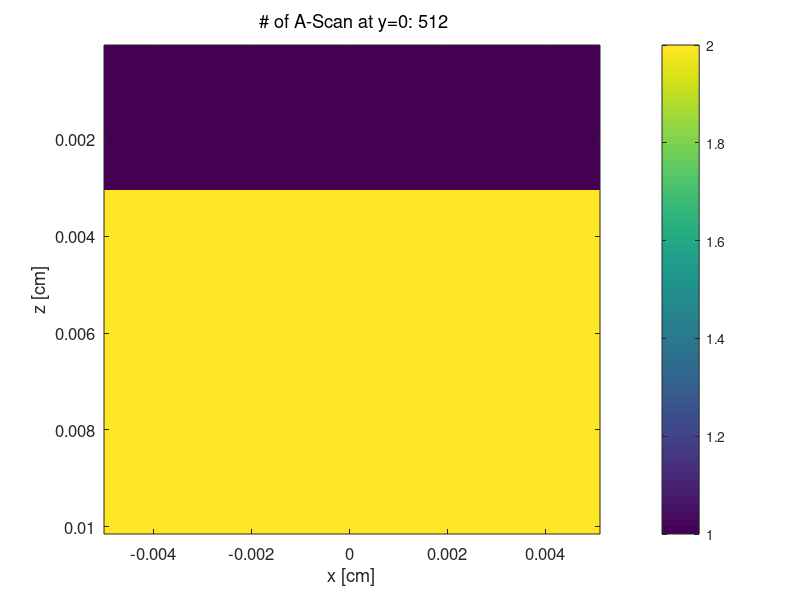

Recreate this plot in MATLAB. (Note: this script raises an error after producing the figure.)
% make_Tissue_mergedcode_2layers_bloodvessel.m
% myname = skinvessel_mergedcode_2layers_b % name for files

%   Creates a cube of optical property pointers,T(y,x,z), saved in
%       myname_T.bin = a tissue structure file
%  
%   Also prepares a listing of the optical properties at chosen wavelength
%   [mua, mus, g], for each tissue type specified in myname_T.bin. 
%   This listing is saved in
%       myname_H.mci = the input file for use c code
%
%   Will generate a figure illustrating the tissue with its various
%   tissue types and the beam being launched.
%
%   Uses
%       make_TissueList_mergedcode_2layers_bloodvessel.m
%
%   To use, 
%       1. Prepare make_TissueList_mergedcode_2layers_bloodvessel.m
%       so that it contains the tissue types desired.
%       2. Specify the USER CHOICES.
%       2. Run this program, make_Tissue_mergedcode_2layers_bloodvessel.m
%
%   

clear
format compact
clc
home

%%% USER CHOICES %%%%%%%% <-------- You must set these parameters ------
SAVEON      = 1;        % 1 = save myname_T.bin, myname_H.mci 
                        % 0 = don't save. Just check the program.

cd('C:\Users\raphi\Documents\Doctorat\Uday simulation\data') % RMT files location
myname      = 'fluencecompared4';%_2layers_bloodvessel';% name for files: myname_T.bin, myname_H.mci  
time_min    = 1;      	% RMT No longuer used time duration of the simulation [min] <----- run time -----
Nphotons    = 14e6;      % RMT Number of photons used in the simulation.
a_coef      = 0.9;    % RMT Biasing coefficient of the importance sampling
p           = 0.5;      % RMT Probability of additional bias scattering.
Ndetectors  = 1;      % RMT Number of detector in the simulation
nm          = 532;   	% desired wavelength of simulation
Nbins       = 101;    	% # of bins in each dimension of cube  Nbins     
binsize     = 0.0001; 	% size of each bin, eg. [cm] or [mm] binsize   

% Set Monte Carlo launch flags
mcflag      = 1;     	% launch: 0 = uniform beam, 1 = Gaussian, 2 = isotropic pt. 
                        % 3 = rectangular beam (use xfocus,yfocus for x,y halfwidths)
launchflag  = 0;        % 0 = let mcxyz.c calculate launch trajectory
                        % 1 = manually set launch vector.
boundaryflag = 2;       % 0 = no boundaries, 1 = escape at boundaries
                        % 2 = escape at surface only. No x, y, bottom z
                        % boundaries

% Sets position of source
xs          = 0;      	% x of source
ys          = 0;        % y of source
zs          = 0.0001;  	    % z of source zs  

% Set position of focus, so mcxyz can calculate launch trajectory
xfocus      = 0;        % set x,position of focus
yfocus      = 0;        % set y,position of focus
zfocus      = inf;    	% set z,position of focus (=inf for collimated beam)

% only used if mcflag == 0 or 1 or 3 (not 2=isotropic pt.)
radius      = 0.0101;   % 1/e radius of beam at tissue surface
waist       = 0.002;  	% 1/e2 radius of beam at focus

% only used if launchflag == 1 (manually set launch trajectory):
ux0         = 0.7;      % trajectory projected onto x axis
uy0         = 0.4;      % trajectory projected onto y axis
uz0         = sqrt(1 - ux0^2 - uy0^2); % such that ux^2 + uy^2 + uz^2 = 1
%%%%%%%%%%%%%%%%%%%%%%%%%


%%%%%%%%%% 
% Prepare Monte Carlo 
%%%

Nt = 2;

muav(1)  = 5;
musv(1)  = 1000;
gv(1)    = 0.9;
muav(2)  = 10;
musv(2)  = 2000;
gv(2)   = 0.8;

% Adding refractive index
nr(1) = 1.3; %%%Edit the value
nr(2) = 1.4; %%%Edit the value

% Adding reflection chances
mr(1) = 0;
mr(2) = 0;

% Specify Monte Carlo parameters    
Nx = Nbins;
Ny = Nbins;
Nz = Nbins;
dx = binsize;
dy = binsize;
dz = binsize;
x  = ([1:Nx]'-Nx/2)*dx;
y  = ([1:Ny]'-Ny/2)*dy;
z  = [1:Nz]'*dz;
zmin = min(z);
zmax = max(z);
xmin = min(x);
xmax = max(x);

if isinf(zfocus), zfocus = 1e12; end

%%%%%%
% CREATE TISSUE STRUCTURE T(y,x,z)
%   Create T(y,x,z) by specifying a tissue type (an integer)
%   for each voxel in T.
%
%   Note: one need not use every tissue type in the tissue list.
%   The tissue list is a library of possible tissue types.

T = double ( zeros (Ny ,Nx ,Nz));
T(:) = 1;
T(:,:,31:end) = 2;

zsurf = 0.000; %position of air/skin surface

% %Create three layers
% T(:,:,1:40) = 1;
% T(:,:,41:100) = 2;
% T(:,:,101:200) = 3;
% clear T
% T(1:106,1:106,1:20) = 1;
% T(1:106,1:106,21:66) = 2;
% T(1:106,1:106,66:106) = 3;
% T(1:106,1:106,66) = 4;
 
%%
if SAVEON
    tic
    % convert T to linear array of integer values, v(i)i = 0;
    v = uint8(reshape(T,Ny*Nx*Nz,1));

    %% WRITE FILES
    % Write myname_H.mci file
    %   which contains the Monte Carlo simulation parameters
    %   and specifies the tissue optical properties for each tissue type.
    commandwindow
    disp(sprintf('--------create %s --------',myname))
    filename = sprintf('%s_H.mci',myname);
    fid = fopen(filename,'w');
        % run parameters
        fprintf(fid,'%0.0f\n',Nphotons);
        fprintf(fid,'%0.4f\n',a_coef);
        fprintf(fid,'%0.4f\n',p);
        fprintf(fid,'%0.0f\n',Ndetectors);
        fprintf(fid,'%d\n'   ,Nx);
        fprintf(fid,'%d\n'   ,Ny);
        fprintf(fid,'%d\n'   ,Nz);
        fprintf(fid,'%0.6f\n',dx);
        fprintf(fid,'%0.6f\n',dy);
        fprintf(fid,'%0.6f\n',dz);
        % launch parameters
        fprintf(fid,'%d\n'   ,mcflag);
        fprintf(fid,'%d\n'   ,launchflag);
        fprintf(fid,'%d\n'   ,boundaryflag);
        fprintf(fid,'%0.4f\n',xs);
        fprintf(fid,'%0.4f\n',ys);
        fprintf(fid,'%0.4f\n',zs);
        fprintf(fid,'%0.4f\n',xfocus);
        fprintf(fid,'%0.4f\n',yfocus);
        fprintf(fid,'%0.4f\n',zfocus);
        fprintf(fid,'%0.4f\n',ux0); % if manually setting ux,uy,uz
        fprintf(fid,'%0.4f\n',uy0);
        fprintf(fid,'%0.4f\n',uz0);
        fprintf(fid,'%0.4f\n',radius);
        fprintf(fid,'%0.4f\n',waist);
        fprintf(fid,'%0.4f\n',zsurf)
        % tissue optical properties
        fprintf(fid,'%d\n',Nt);
        for i=1:Nt
            fprintf(fid,'%0.4f\n',muav(i));
            fprintf(fid,'%0.4f\n',musv(i));
            fprintf(fid,'%0.4f\n',gv(i));
            fprintf(fid,'%0.4f\n',nr(i));
            fprintf(fid,'%0.4f\n',mr(i));
        end
    fclose(fid);

    %% write myname_T.bin file
    filename = sprintf('%s_T.bin',myname);
    disp(['create ' filename])
    fid = fopen(filename,'wb');
    fwrite(fid,v,'uint8');
    fclose(fid);

    toc
end % SAVEON


%% Look at structure of Tzx at iy=Ny/2
Txzy = shiftdim(T,1);   % Tyxz --> Txzy
Tzx  = Txzy(:,:,round(Ny/2))'; % Tzx

%%
figure(2); clf
sz = 12;  fz = 10; 
imagesc(x,z,Tzx,[1 Nt])
hold on
set(gca,'fontsize',sz)
xlabel('x [cm]')
ylabel('z [cm]')
title('\rm # of A-Scan at y=0: 512')
colorbar
cmap = makecmap(Nt);
colormap(cmap)
set(colorbar,'fontsize',1)
% label colorbar
zdiff = zmax-zmin;
%%%
% 
% for i=1:Nt
%     yy = (Nt-i)/(Nt-1)*Nz*dz;
%     text(max(x)*1.2,yy, tissue(i).name,'fontsize',fz)
% end
% 
% text(xmax,zmin - zdiff*0.06, 'Tissue types','fontsize',fz)
% axis equal image
% axis([xmin xmax zmin zmax])
% 
% %%% draw launch
% N = 10; % # of beam rays drawn
% switch mcflag
%     case 0 % uniform
%         for i=0:N
%             plot((-radius + 2*radius*i/N)*[1 1],[zs max(z)],'r-')
%         end
% 
%     case 1 % Gaussian
%         for i=0:N
%             plot([(-radius + 2*radius*i/N) xfocus],[zs zfocus],'r-')
%         end
% 
%     case 2 % iso-point
%         for i=1:N
%             th = (i-1)/19*2*pi;
%             xx = Nx/2*cos(th) + xs;
%             zz = Nx/2*sin(th) + zs;
%             plot([xs xx],[zs zz],'r-')
%         end
%         
%     case 3 % rectangle
%         zz = max(z);
%         for i=1:N
%             xx = -radius + 2*radius*i/20;
%             plot([xx xx],[zs zz],'r-')
%         end
% end

%savefig(strcat(myname, '.fig'));
disp('done')

